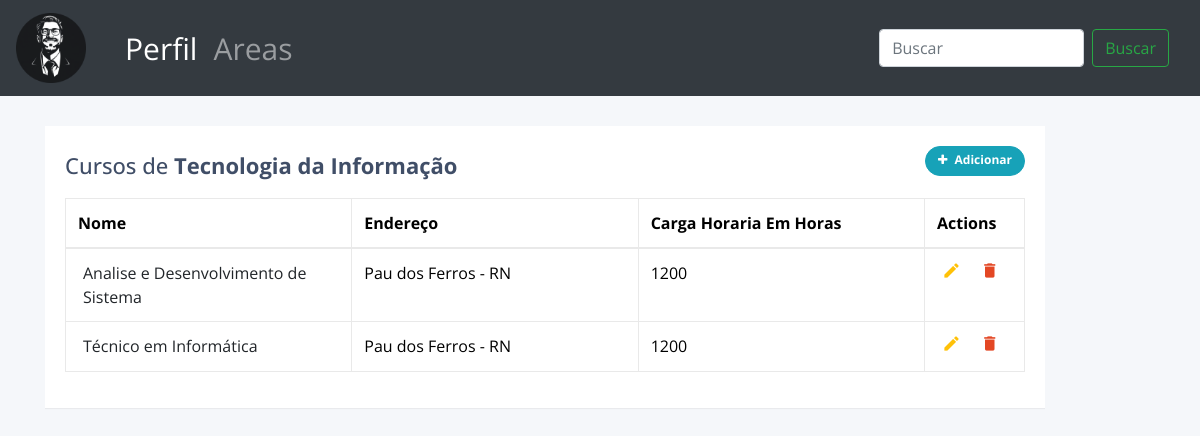
Screenshot of /cursos/1/ with the database file from the repository.
### app/models.py (models this page shows, shortened)
class Area(models.Model):
    nome = models.CharField(max_length=150)
    material = models.IntegerField()
    descricao = models.TextField()
    imagem = models.ImageField(upload_to='area/', null=True, blank=True)

class Curso(models.Model):
    nome = models.CharField(max_length=150)
    carga_horaria = models.IntegerField()
    endereco = models.CharField(max_length=150)
    link = models.URLField()
    area = models.ForeignKey('Area', on_delete=models.CASCADE)

### app/views.py (the view)
# urls.py: path('cursos/<int:area_id>/', views.cursos, name='cursos'),
def cursos(request, area_id):
    area = models.Area.objects.get(id=area_id)
    cursos = models.Curso.objects.filter(area=area)
    context = {
        'area': area,
        'cursos': cursos
    }
    return render(request, 'app/cursos.html', context)

### app/templates/app/cursos.html (shortened to what this page needs)
{% extends "app/bloco.html" %}
{% block bloco %}
<div class="container-lg">
    <div class="table-responsive" style="width: 1000px;">
        <div class="table-wrapper">
            <div class="table-title">
                <div class="row">
                    <div class="col-sm-8"><h2>Cursos de<b> {{ area.nome }}</b></h2></div>
                    <div class="col-sm-4">
                        <a href="{% url 'cadastro_curso' %}" class="btn btn-info add-new"><i class="fa fa-plus"></i> Adicionar</a>
                    </div>
                </div>
            </div>
            <table class="table table-bordered">
                <thead>
                    <tr>
                        <th>Nome</th>
                        <th>Endereço</th>
                        <th>Carga Horaria Em Horas</th>
                        <th>Actions</th>
                    </tr>
                </thead>
                <tbody>
                    {% for c in cursos %}
                        <tr>
                            <td><a class="link-dark link-offset-2 link-underline-opacity-25 link-underline-opacity-30-hover"  href="{{ c.link }}">{{ c.nome }}</a></td>
                            <td>{{ c.endereco }}</td>
                            <td>{{ c.carga_horaria }}</td>
                            <td>
                                <a href="{% url 'editar_curso' c.id %}" class="edit" title="Edit" data-toggle="tooltip"><i class="material-icons">&#xE254;</i></a>
                                <a href="{% url 'deletar_curso' c.id %}" class="delete" title="Delete" data-toggle="tooltip"><i class="material-icons">&#xE872;</i></a>
                            </td>
                        </tr>
                    {% endfor %}
                </tbody>
            </table>
        </div>
    </div>
</div>
{% endblock %}

### app/templates/app/cursos.html (style rules this page uses)
body { color: #404E67; background: #F5F7FA; font-family: 'Open Sans', sans-serif; }
.table-wrapper { width: 1000px; margin: 30px auto; background: #fff; padding: 20px; box-shadow: 0 1px 1px rgba(0,0,0,.05); }
.table-title { padding-bottom: 10px; margin: 0 0 10px; }
.table-title h2 { margin: 6px 0 0; font-size: 22px; }
.table-title .add-new { float: right; height: 30px; font-weight: bold; font-size: 12px; text-shadow: none; min-width: 100px; border-radius: 50px; line-height: 13px; }
.table-title .add-new i { margin-right: 4px; }
table.table { table-layout: fixed; }
table.table tr th, table.table tr td { border-color: #e9e9e9; }
table.table th:last-child { width: 100px; }
table.table td a { cursor: pointer; display: inline-block; margin: 0 5px; min-width: 24px; }
table.table td a.edit { color: #FFC107; }
table.table td a.delete { color: #E34724; }
table.table td i { font-size: 19px; }

### rows the page displays
Area: nome "Tecnologia da Informação"
Curso: nome "Analise e Desenvolvimento de Sistema", endereco "Pau dos Ferros - RN", carga_horaria "1200"
Curso: nome "Técnico em Informática", endereco "Pau dos Ferros - RN", carga_horaria "1200"
